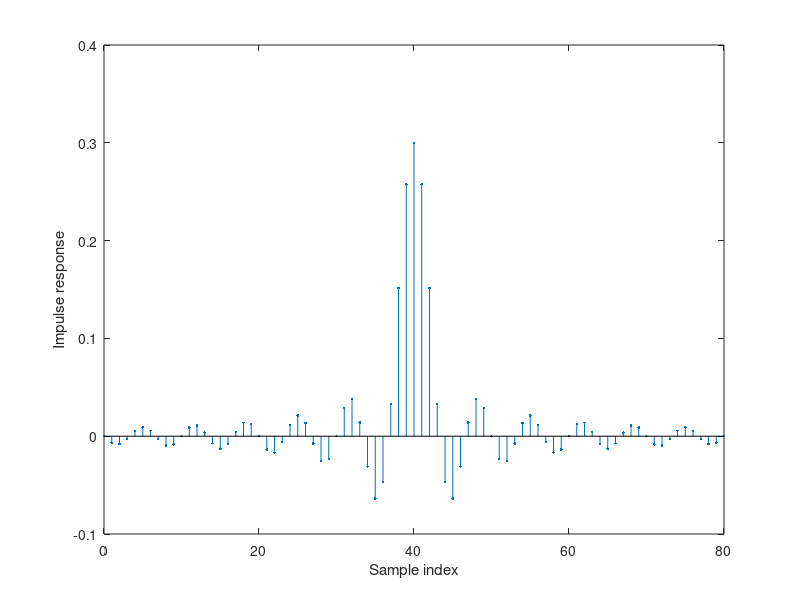
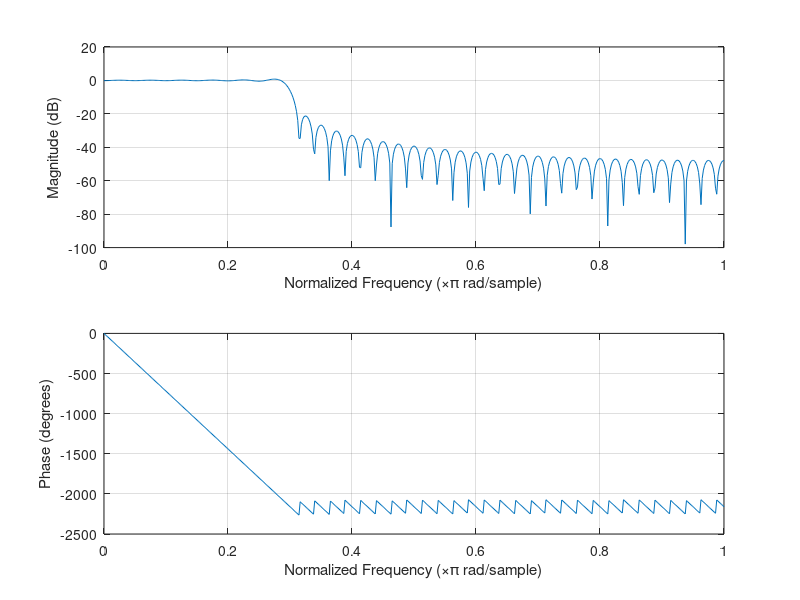
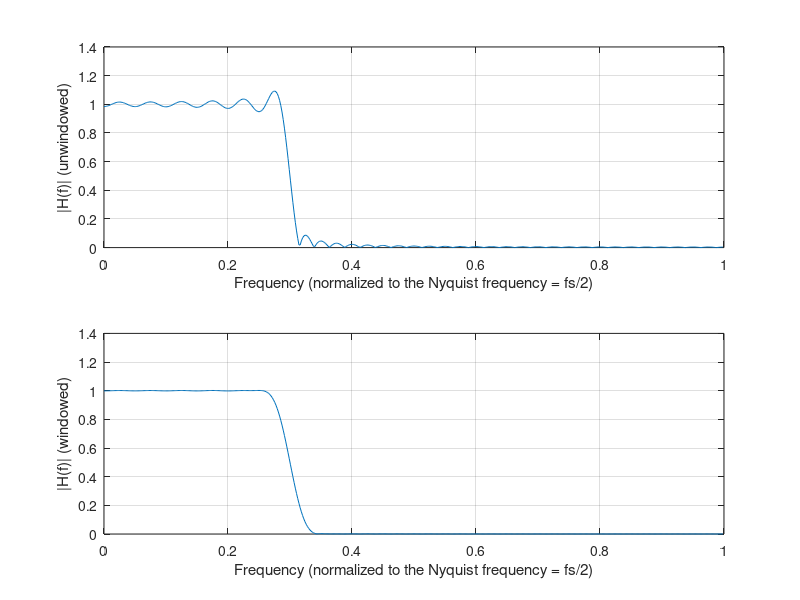

Recreate these plots in MATLAB, in order.
% File: c5 FIRdesign.m
L = 40;
% 2L+1 total points
lam = 0.3;
% normalized cutoff frequency
m = -L:1:L;
% vector of points
bp = sin(pi*lam*(m+eps))./(pi*(m+eps)); % impulse response
stem(0:2*L,bp,'.')
% plot impulse response
xlabel('Sample index')
ylabel('Impulse response')
figure; a = 1; freqz(bp,a)
% plot amp and phase response
figure; subplot(2,1,1)
% new figure
[H w] = freqz(bp,a);
plot(w/pi,abs(H)); grid;
% unwindowed amp response
xlabel('Frequency (normalized to the Nyquist frequency = fs/2)')
ylabel('|H(f)| (unwindowed)')
subplot(2,1,2)
w = 0.54+0.46*cos(pi*m/L);
% Hamming window
wbp = bp.*w;
% apply window
[H w] = freqz(wbp,a);
plot(w/pi,abs(H)); grid;
% windowed amp response
xlabel('Frequency (normalized to the Nyquist frequency = fs/2)')
ylabel('|H(f)| (windowed)')
% End of script file.